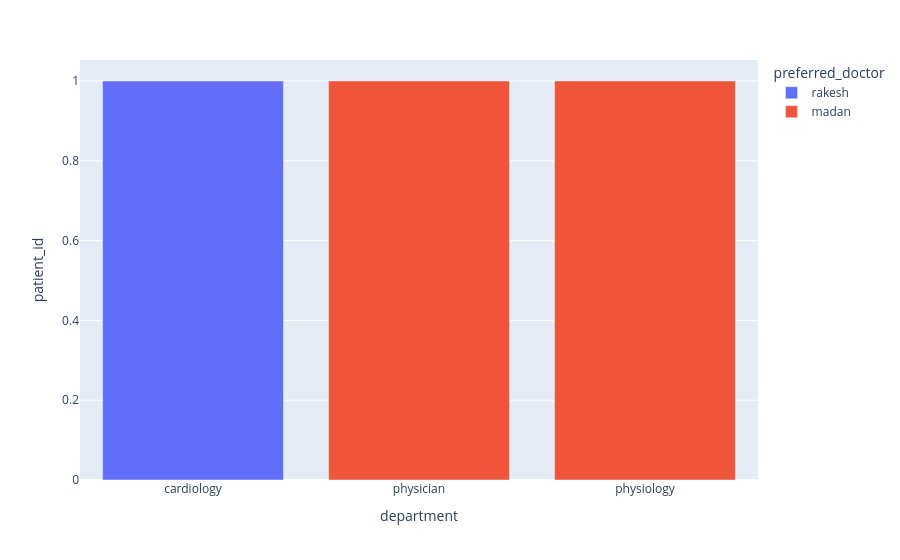

The cell this chart's notebook holds for it:
### Code cell
px.bar(doctor,x='department',y='patient_id',color='preferred_doctor')

### Figure 1 — Plotly figure (JSON) as saved in the notebook; plotly's stock layout.template omitted (floating-point values rounded to 4 significant figures)
{"data": [{"hovertemplate": "preferred_doctor=rakesh<br>department=%{x}<br>patient_id=%{y}<extra></extra>", "legendgroup": "rakesh", "marker": {"color": "#636efa", "pattern": {"shape": ""}}, "name": "rakesh", "orientation": "v", "showlegend": true, "textposition": "auto", "type": "bar", "x": ["cardiology"], "xaxis": "x", "y": [1], "yaxis": "y"}, {"hovertemplate": "preferred_doctor=madan<br>department=%{x}<br>patient_id=%{y}<extra></extra>", "legendgroup": "madan", "marker": {"color": "#EF553B", "pattern": {"shape": ""}}, "name": "madan", "orientation": "v", "showlegend": true, "textposition": "auto", "type": "bar", "x": ["physician", "physiology"], "xaxis": "x", "y": [1, 1], "yaxis": "y"}], "layout": {"barmode": "relative", "legend": {"title": {"text": "preferred_doctor"}, "tracegroupgap": 0}, "margin": {"t": 60}, "xaxis": {"anchor": "y", "domain": [0, 1], "title": {"text": "department"}}, "yaxis": {"anchor": "x", "domain": [0, 1], "title": {"text": "patient_id"}}}}
